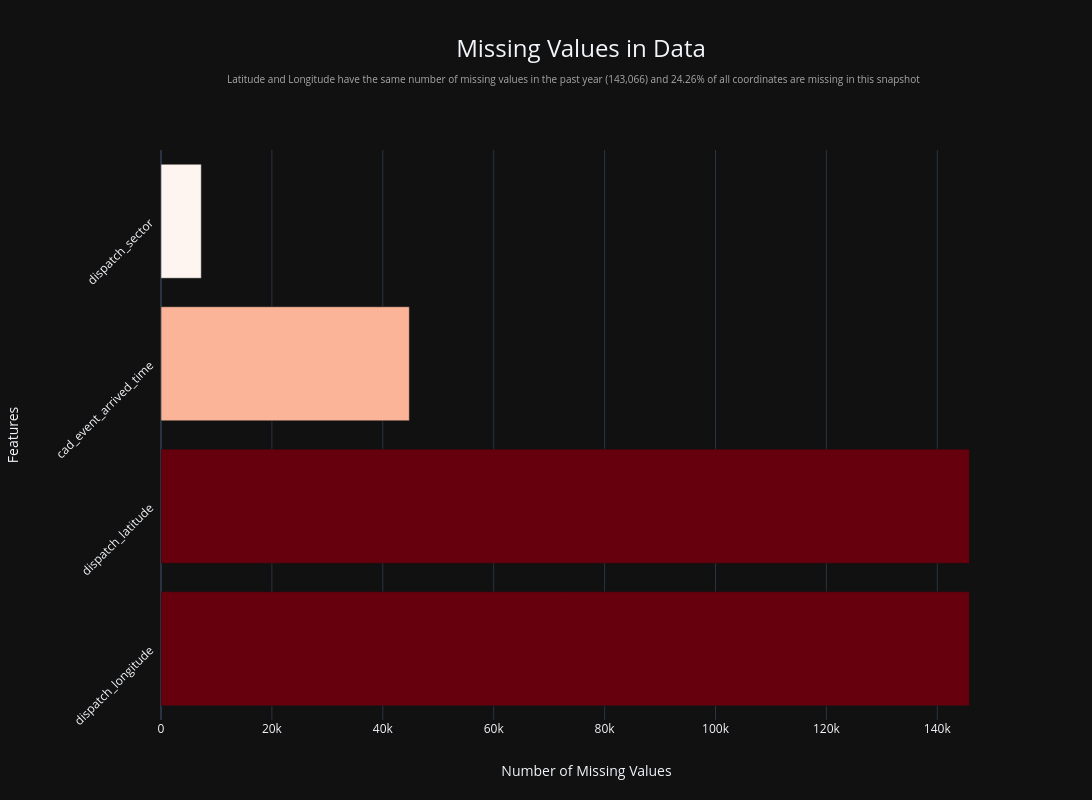

The notebook cell saved with this chart:
### Markdown cell above
### Row grain and refresh strategy

`cad_event_number` is not unique, meaning the dataset is not one row per CAD event. Multiple rows can belong to the same CAD event.

`call_sign_dispatch_id` appears to be unique across rows, so the pipeline treats it as the row-level deduplication key for incremental refreshes.

Dashboard metrics should distinguish between:

- unique CAD call events, counted with `cad_event_number`
- dispatch/unit-response records, counted with row count or `call_sign_dispatch_id`

### Code cell
missing = df.isnull().sum()
missing = missing[missing > 0].sort_values(ascending=False)
missing_frame = pd.DataFrame(missing, index=None).reset_index()

missing_frame['percent_missing'] = ((missing_frame[0] / len(df)) * 100).round(2)
missing_frame['percent_missing'] = missing_frame['percent_missing'].astype(str) + '%'
headers = ['feature', 'number_missing', 'percent_missing']
missing_frame.columns = headers

#print("\n Missing Values in  Data:")
#display(missing_frame)

fig = px.bar(
    missing_frame,
    x="number_missing",
    y="feature",
    orientation='h',
    color="number_missing",          
    color_continuous_scale='Reds',
    labels={'number_missing': 'Number of Missing Values', 'feature': 'Features', 'percent_missing':'Percent Missing '},
    title='Missing Values in Data',
    hover_data={
        "number_missing": False,
        "feature": False,
        "percent_missing": True,
    },
)

fig.update_layout(
    template="plotly_dark",
    width=1200,
    height=800,
    coloraxis_showscale=False,
    title_font_size=24,
    title_x=0.532,
    title_y=.95,
    title_xanchor='center',
    margin=dict(t=150), 
    xaxis=dict(
        title_standoff=30,  
        tickangle=0,
        ticklabelstandoff=0, 
    ),
    yaxis=dict(
        tickangle=-45,
        title_standoff=30,   
        ticklabelstandoff=10,
    ),
    annotations=[
        dict(text=r"Latitude and Longitude have the same number of missing values in the past year (143,066) and 24.26% of all coordinates are missing in this snapshot",
            xref="paper", yref="paper",
            x=.485, y=1.14,    
            showarrow=False,
            font=dict(size=10, color="darkgray"),
            xanchor="center")
        ]
    
)

fig.update_traces(
    hovertemplate="Percent Missing = %{customdata[0]}<extra></extra>"
)

fig.show()

### Figure 1 — Plotly figure (JSON) as saved in the notebook; plotly's stock layout.template omitted (floating-point values rounded to 4 significant figures)
{"data": [{"customdata": [["24.28%"], ["24.28%"], ["7.46%"], ["1.21%"]], "hovertemplate": "Percent Missing = %{customdata[0]}<extra></extra>", "legendgroup": "", "marker": {"color": [145797, 145797, 44782, 7266], "coloraxis": "coloraxis", "pattern": {"shape": ""}}, "name": "", "orientation": "h", "showlegend": false, "textposition": "auto", "type": "bar", "x": [145797, 145797, 44782, 7266], "xaxis": "x", "y": ["dispatch_longitude", "dispatch_latitude", "cad_event_arrived_time", "dispatch_sector"], "yaxis": "y"}], "layout": {"annotations": [{"font": {"color": "darkgray", "size": 10}, "showarrow": false, "text": "Latitude and Longitude have the same number of missing values in the past year (143,066) and 24.26% of all coordinates are missing in this snapshot", "x": 0.485, "xanchor": "center", "xref": "paper", "y": 1.14, "yref": "paper"}], "barmode": "relative", "coloraxis": {"autocolorscale": false, "colorbar": {"title": {"text": "Number of Missing Values"}}, "colorscale": [[0, "rgb(255,245,240)"], [0.125, "rgb(254,224,210)"], [0.25, "rgb(252,187,161)"], [0.375, "rgb(252,146,114)"], [0.5, "rgb(251,106,74)"], [0.625, "rgb(239,59,44)"], [0.75, "rgb(203,24,29)"], [0.875, "rgb(165,15,21)"], [1, "rgb(103,0,13)"]], "showscale": false}, "height": 800, "legend": {"tracegroupgap": 0}, "margin": {"t": 150}, "title": {"font": {"size": 24}, "text": "Missing Values in Data", "x": 0.532, "xanchor": "center", "y": 0.95}, "width": 1200, "xaxis": {"anchor": "y", "domain": [0, 1], "tickangle": 0, "ticklabelstandoff": 0, "title": {"standoff": 30, "text": "Number of Missing Values"}}, "yaxis": {"anchor": "x", "domain": [0, 1], "tickangle": -45, "ticklabelstandoff": 10, "title": {"standoff": 30, "text": "Features"}}}}
